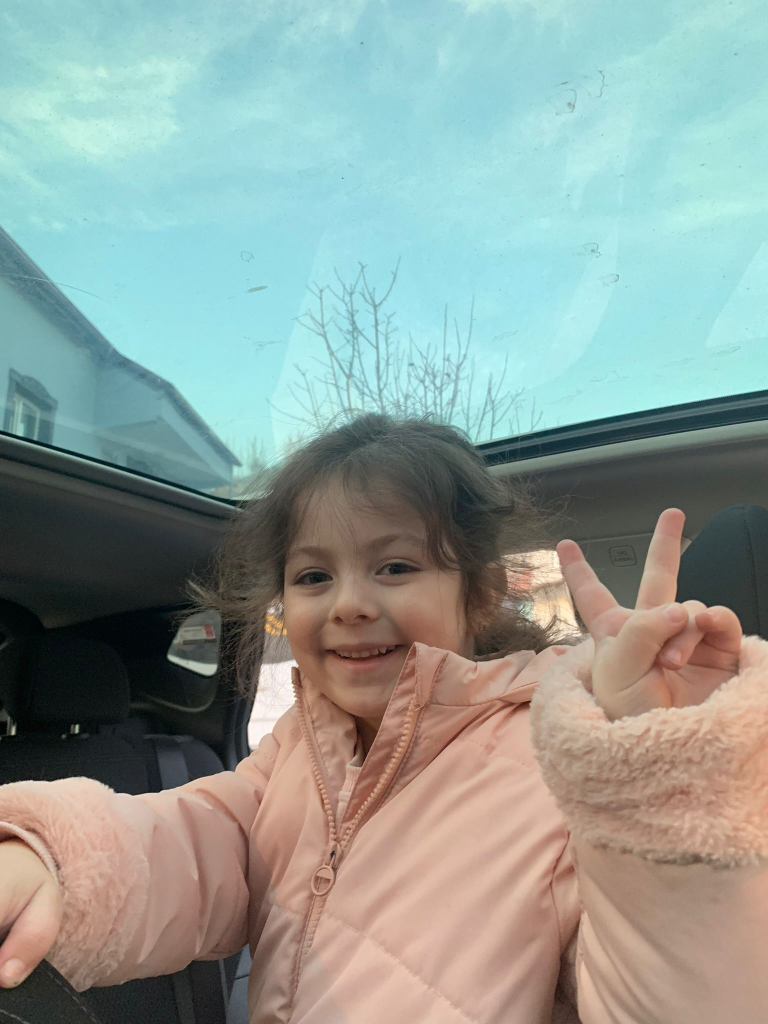
#> input picture src/aysenaz.jpg, 1536 x 2048 px, found by its file name (shown at 1/2 size)
$ python 11_Resim_dondorum_1.py
#> lines starting #> are read from the running program, lines starting #| are printed output that depends on the picture
import cv2
import numpy as np

img=cv2.imread("C:\\OpenCv_Uygulamalar_1\\src\\aysenaz.jpg",0)
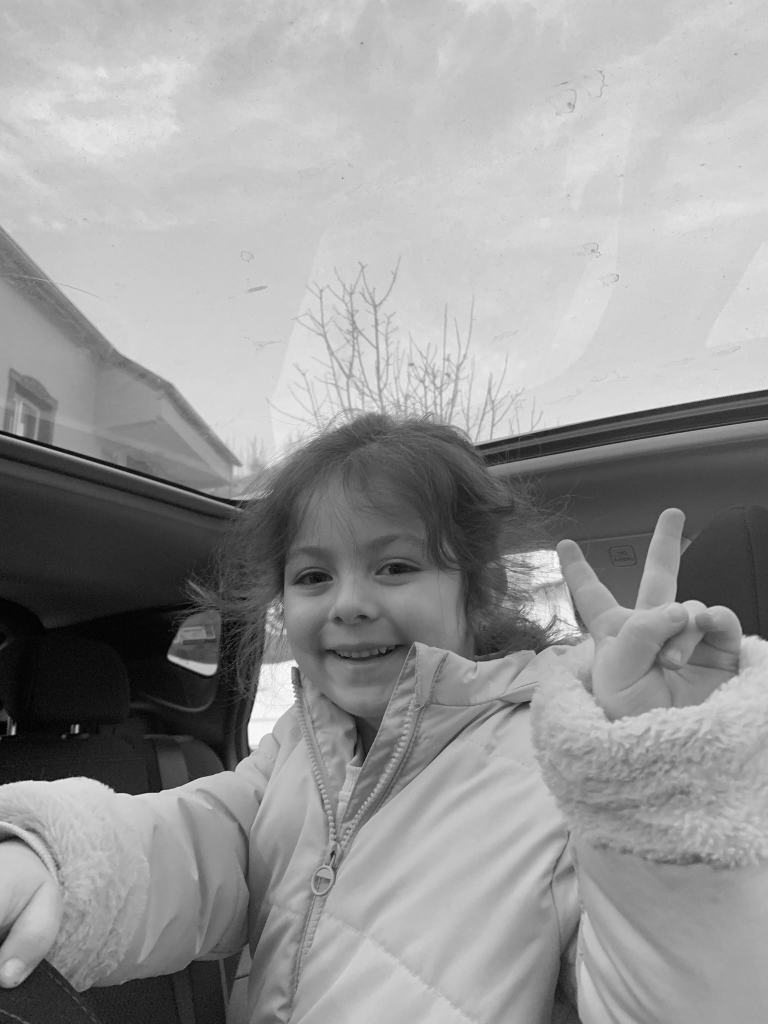
#> img: shape (2048, 1536) (shown at 1/2 size); min 0, max 255, mean 152.2
img=cv2.resize(img,(500,650))
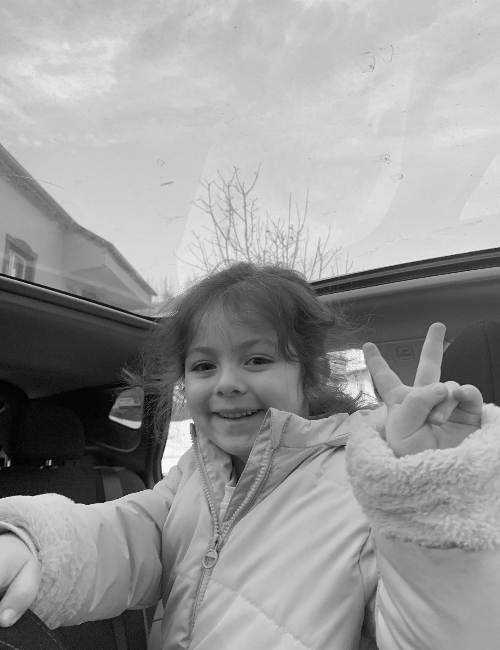
#> img: shape (650, 500); min 0, max 254, mean 152.1
row,col=img.shape
#> row = 650; col = 500

#2 boyutta bir yön değiştirme işlemi yapıldı.

#((satur,sütunü),kaç derece,ölçek)
Matris=cv2.getRotationMatrix2D((col/2,row/2),90,2)

dst=cv2.warpAffine(img,Matris,(col,row))
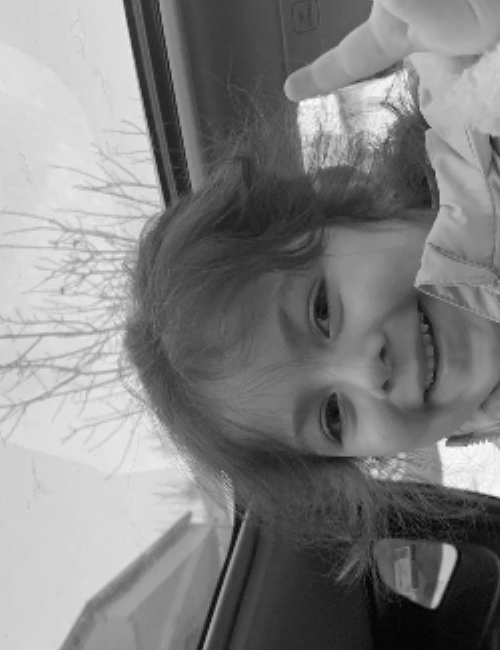
#> dst: shape (650, 500); min 1, max 254, mean 130.1

cv2.imshow("dst",dst)
cv2.waitKey(0)

$ run again, with src/Guzum.jpg copied over src/aysenaz.jpg
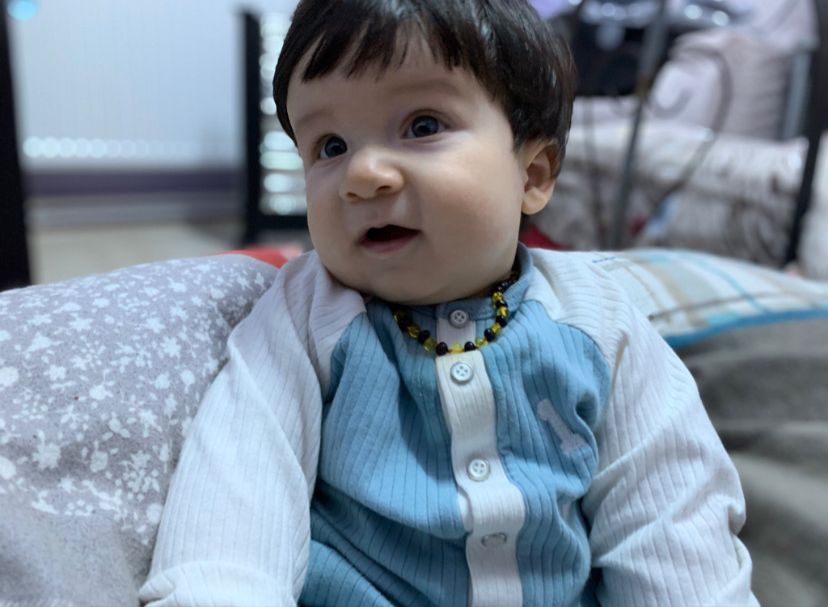
#> input picture src/Guzum.jpg, 828 x 607 px, found by its file name
#> `img=cv2.resize(img,(500,650))`:
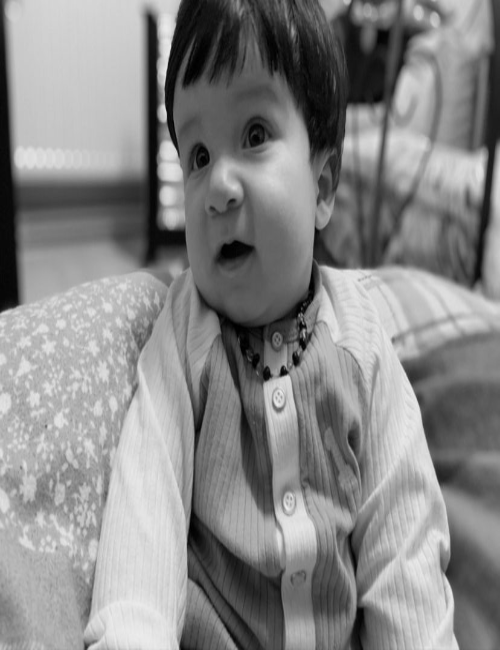
#> img: shape (650, 500); min 0, max 237, mean 135.5
#> `dst=cv2.warpAffine(img,Matris,(col,row))`:
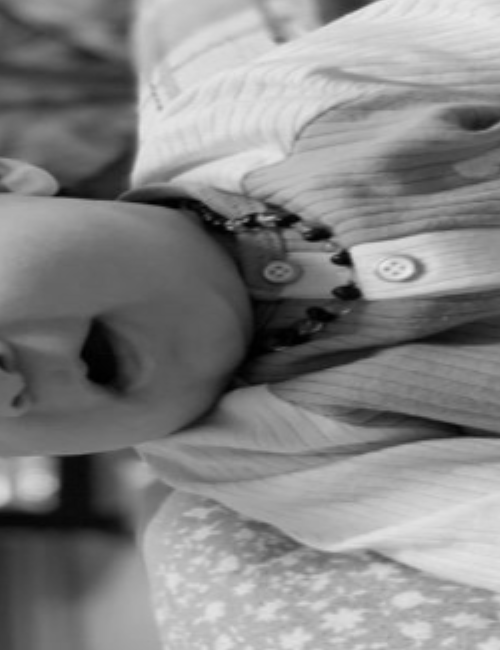
#> dst: shape (650, 500); min 0, max 235, mean 132.8

$ run again, with src/Kizlarim.jpg copied over src/aysenaz.jpg
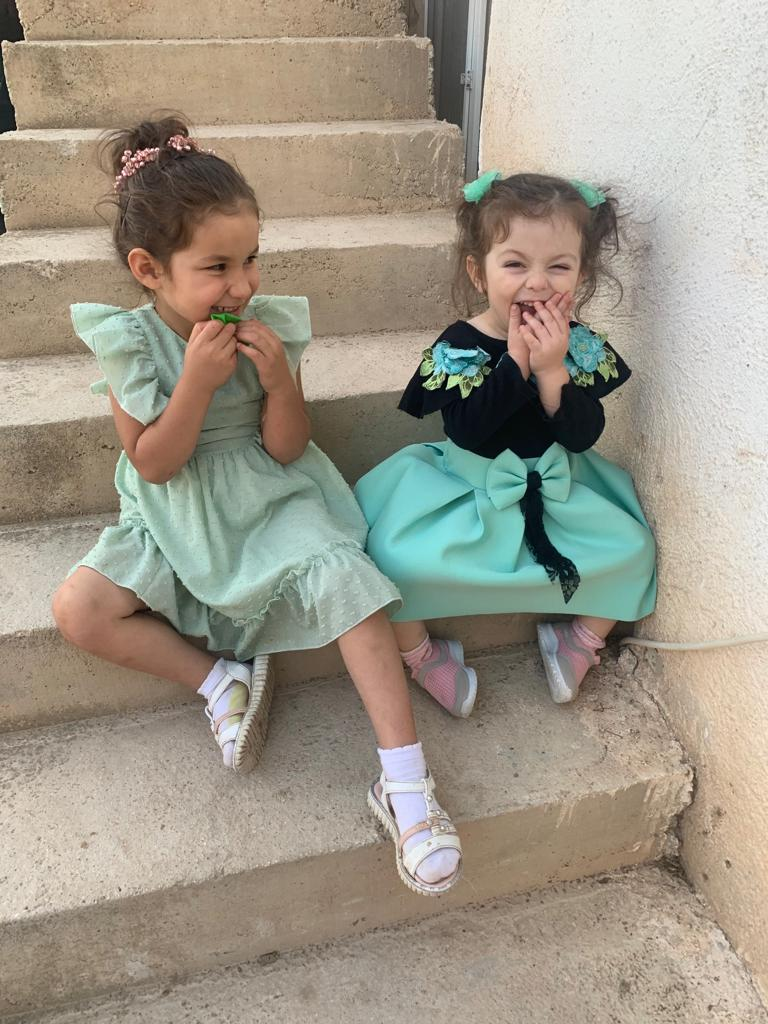
#> input picture src/Kizlarim.jpg, 768 x 1024 px, found by its file name
#> `img=cv2.imread("C:\\OpenCv_Uygulamalar_1\\src\\aysenaz.jpg",0)`:
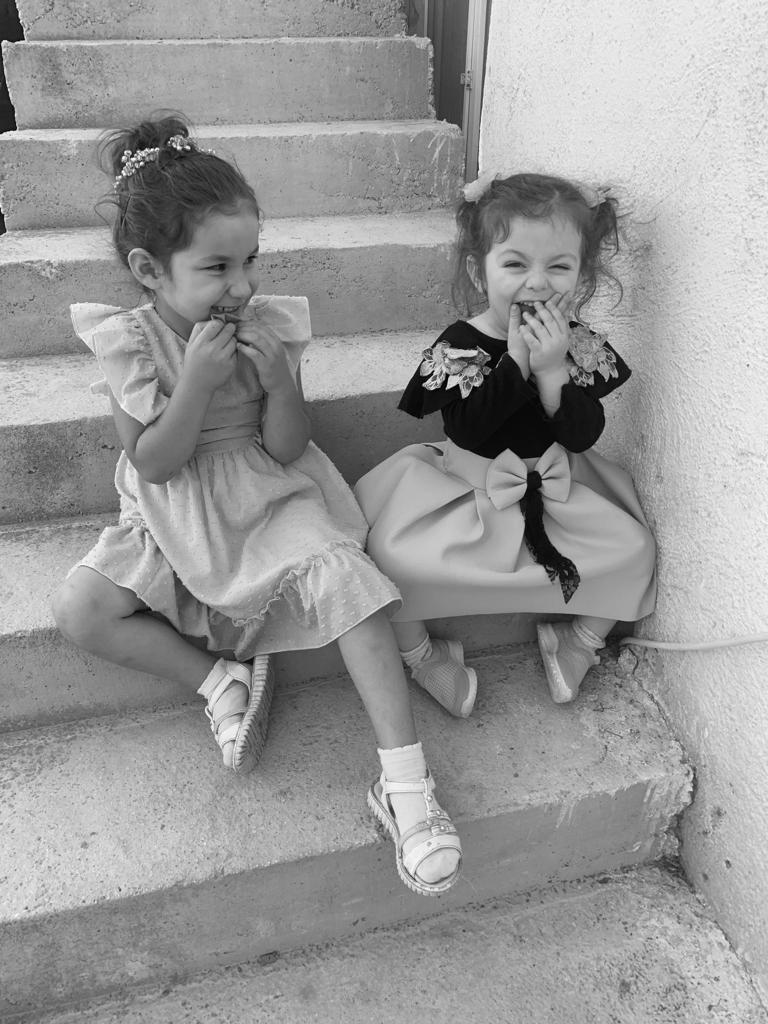
#> img: shape (1024, 768); min 0, max 255, mean 152.2
#> `dst=cv2.warpAffine(img,Matris,(col,row))`:
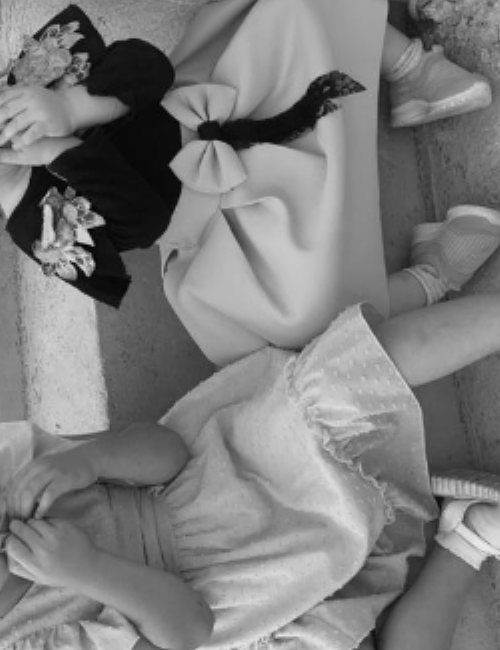
#> dst: shape (650, 500); min 0, max 237, mean 124.6

$ run again, with src/aircraft.jpg copied over src/aysenaz.jpg
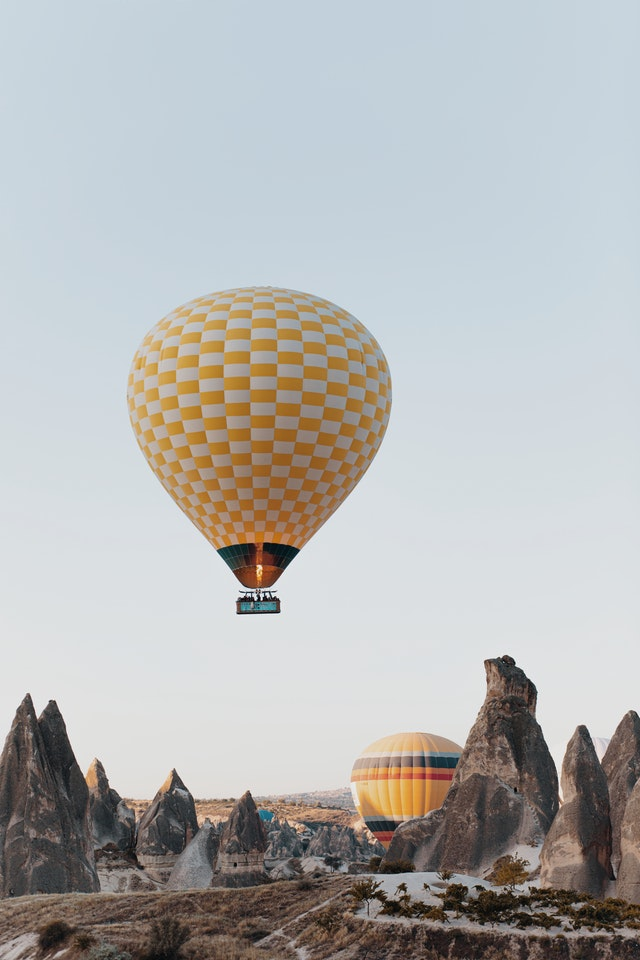
#> input picture src/aircraft.jpg, 640 x 960 px, found by its file name
#> `img=cv2.resize(img,(500,650))`:
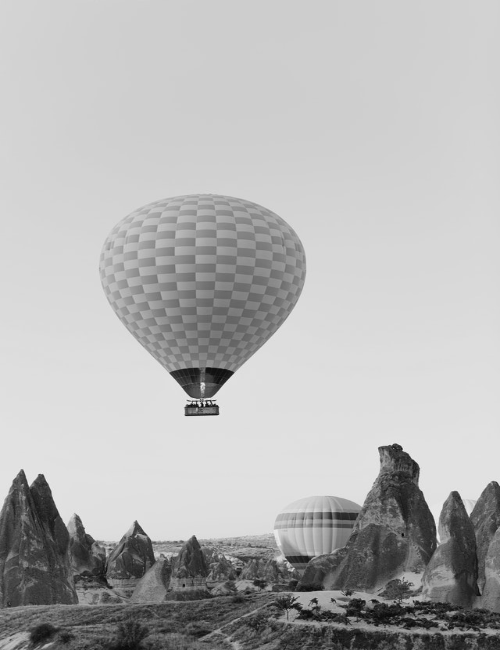
#> img: shape (650, 500); min 5, max 243, mean 180.3
#> `dst=cv2.warpAffine(img,Matris,(col,row))`:
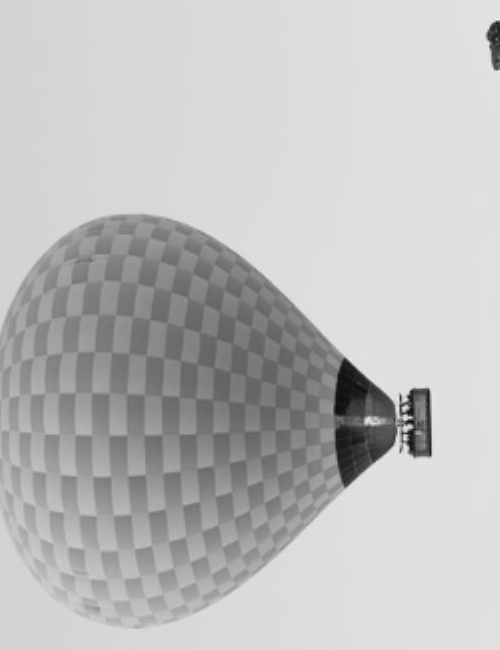
#> dst: shape (650, 500); min 6, max 243, mean 189.9
